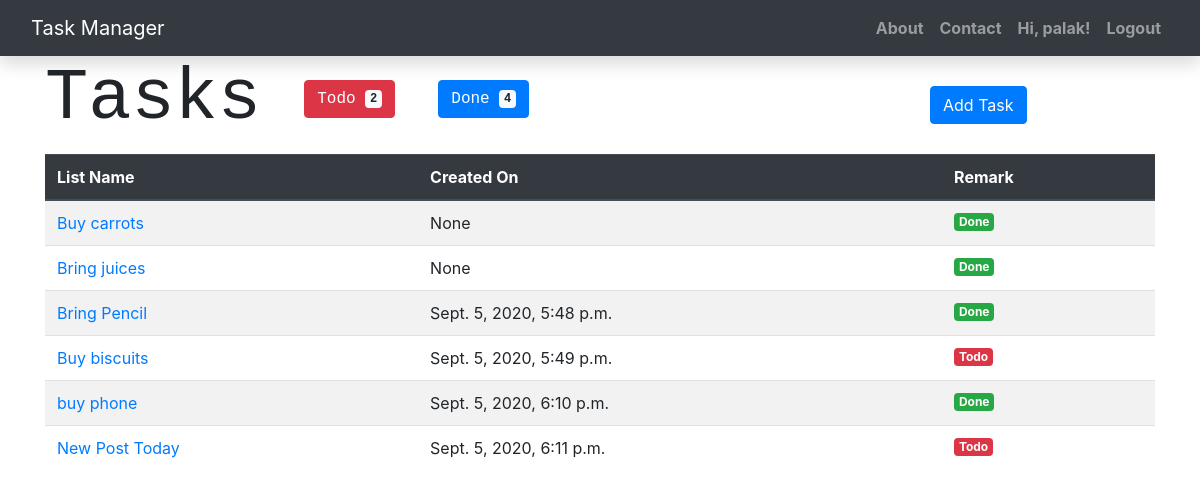
The app's page /task/ (signed in) with its own data.
### todo/models.py (models this page shows, shortened)
class Task(models.Model):
    title = models.CharField(max_length=128)
    slug = models.SlugField(default="")
    task_list = models.ForeignKey(TaskList, on_delete=models.CASCADE, null=True)
    created_date = models.DateTimeField(default=timezone.now, blank=True, null=True)
    completed = models.BooleanField(default=False)
    completed_date = models.DateField(blank=True, null=True)
    created_by = models.ForeignKey(
        User,
        blank=True,
        related_name="todo_created_by",
        on_delete=models.CASCADE,
    )

### todo/views.py (the view)
# urls.py: path('task/', views.tasks, name='tasks'),
def tasks(request):
    return render(request, 'tasks.html', {
        "tasks" : Task.objects.all(),
        "tasks_todo" : Task.objects.filter(completed="False").count(),
        "tasks_done" : Task.objects.filter(completed="True").count()
    })

### todo/templates/tasks.html
{% extends 'base.html'%}
{% block content %}
    <div class="row">
        <div class="col-9">
            <h3 class="display-3 text-monospace"> Tasks
                <button type="button" class="btn btn-danger">
                    Todo <span class="badge badge-light">{{tasks_todo}}</span>
                </button>
                <button class="btn btn-primary">
                    Done <span class="badge badge-light">{{tasks_done}}</span>
                </button>
            </h3>
        </div>
        <div class="col-3">
            <div style="margin:30px;">
                <a href="{% url 'tasks_add' %}">
                    <button type="button" class="btn btn-primary">Add Task</button>
                </a>
            </div>
        </div>
    </div>
    <table class="table table-striped">
        <thead class="thead-dark">
            <tr>
            <th scope="col">List Name </th>
            <th scope="col">Created On </th>
            <th scope="col">Remark </th>
          </tr>
        </thead>
        <tbody>
            {% for task in tasks %}
        <tr>
            <td><a href="{% url 'task_detail' task.slug  %}"> {{ task.title }} </a> </td>
            <td>{{ task.created_date}}</td>
            <td> {% if task.completed  %}
                    <span class="badge badge-success">Done</span>
                {% else %}
                    <span class="badge badge-danger">Todo</span>
                {% endif %}
            </td>
        </tr>
          {% endfor %}
        </tbody>
      </table>
{% endblock content %}

### todo/templates/base.html (shortened to what this page needs)
<html>
    <head>
        <link rel="stylesheet" href="https://stackpath.bootstrapcdn.com/bootstrap/4.5.2/css/bootstrap.min.css">
    </head>
    <body>
        <nav class="navbar navbar-expand-lg navbar-dark bg-dark shadow" id="mainNav">
            <div class="container-fluid">
                <a class="navbar-brand" href="{% url 'home' %}">Task Manager</a>
                <div class="collapse navbar-collapse" id="navbarResponsive">
                    <ul class="navbar-nav ml-auto">
                        <li class="nav-item text-black">
                            <a class="nav-link text-black font-weight-bold" href="#">About</a>
                        </li>
                        <li class="nav-item text-black">
                            <a class="nav-link text-black font-weight-bold" href="#">Contact</a>
                        </li>
                        {% if user.is_authenticated %}
                        <li class="nav-item text-black">
                            <a class="nav-link text-black font-weight-bold" href="#">Hi, {{ user.username }}!</a>
                        </li>
                        <li class="nav-item text-black">
                            <a class="nav-link text-black font-weight-bold" href="{% url 'logout' %}">Logout</a>
                        </li>
                        {% else %}
                        <li class="nav-item text-black">
                            <a class="nav-link text-black font-weight-bold" href="{% url 'login' %}">Login</a>
                        </li>
                        {% endif %}
                    </ul>
                </div>
            </div>
        </nav>
        <div class="container">
            {% block content %}
            {% endblock content %}
        </div>
    </body>
</html>

### records on screen
Task: title "Buy carrots", created_date "None", completed "Done"
Task: title "Bring juices", created_date "None", completed "Done"
Task: title "Bring Pencil", created_date "Sept. 5, 2020, 5:48 p.m.", completed "Done"
Task: title "Buy biscuits", created_date "Sept. 5, 2020, 5:49 p.m.", completed "Todo"
Task: title "buy phone", created_date "Sept. 5, 2020, 6:10 p.m.", completed "Done"
Task: title "New Post Today", created_date "Sept. 5, 2020, 6:11 p.m.", completed "Todo"

### other values on screen
{{ user.username }} "palak"
{{ tasks_todo }} "2"
{{ tasks_done }} "4"
